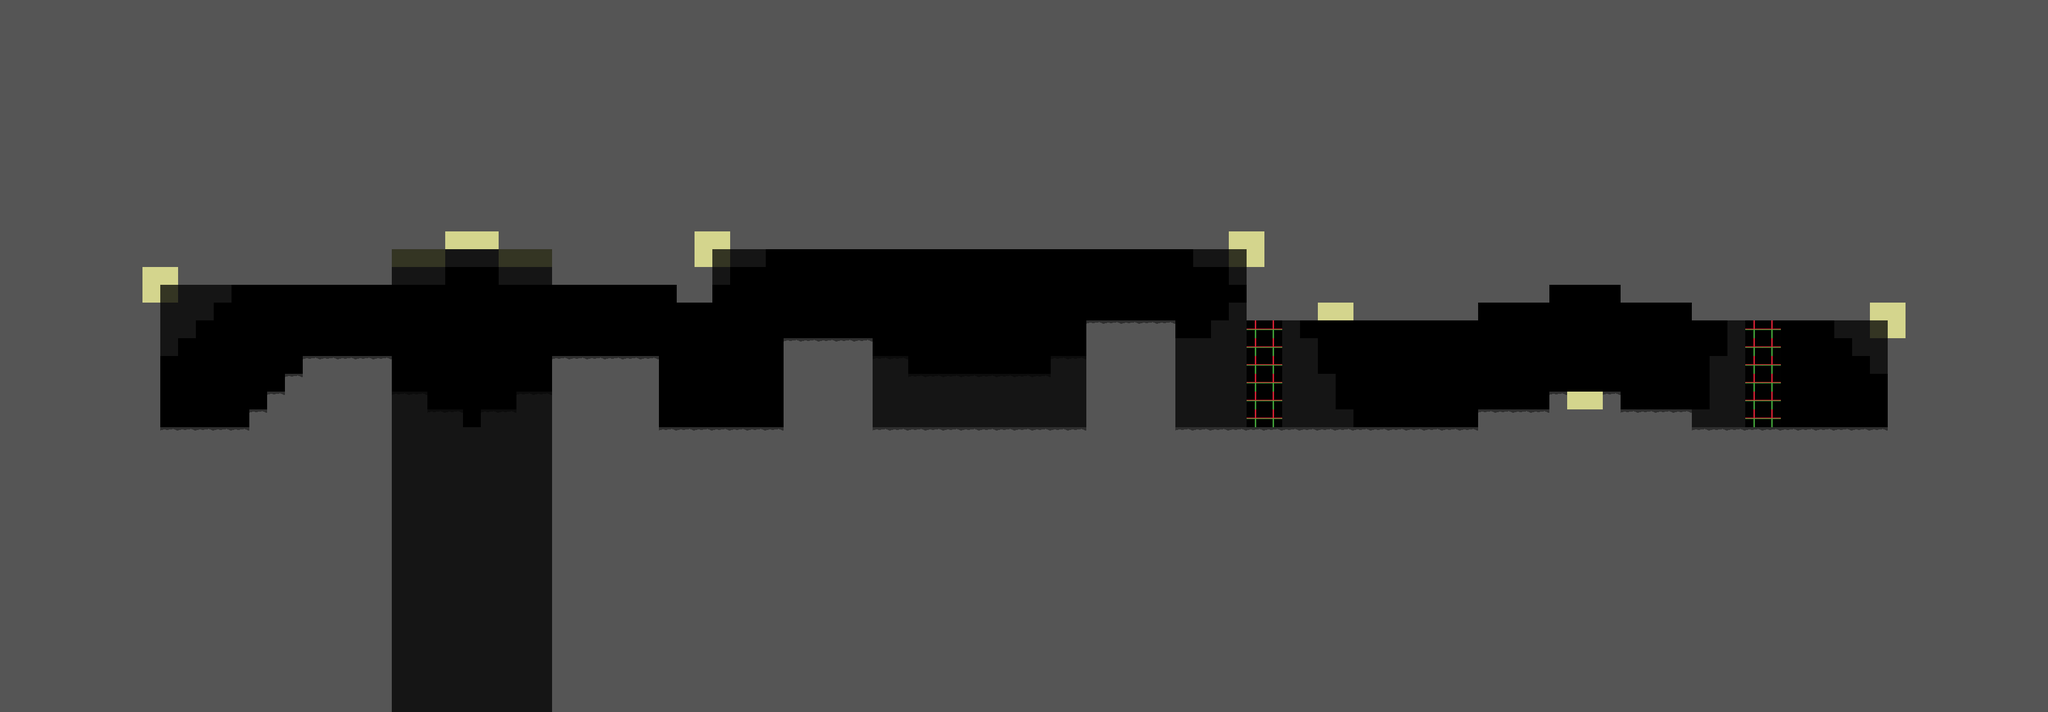

A 2D game scene composited from a Tiled map and its tileset images. What follows is a short description and the map's XML, with each tile layer's data collapsed to a summary:
An orthogonal 115x40 tile map with 32x32 px tiles, 2 tile layers (background, main) and 27 objects (11x text, 5x switch, 4x gate, 2x elevator, 2x checkpoint, ...).

<map version="1.0" tiledversion="1.0.3" orientation="orthogonal" renderorder="right-down" width="115" height="40" tilewidth="32" tileheight="32" nextobjectid="45">
 <properties>
  <property name="cameraHeight" type="float" value="0" />
  <property name="cameraWidth" type="float" value="25" />
 </properties>
 <tileset firstgid="1" source="../tileset.tsx" />
 <layer name="background" width="115" height="40" opacity="0.25">
  <data>[4600 cells, 284 non-empty, 3 distinct tile ids]</data>
 </layer>
 <layer name="main" width="115" height="40">
  <data>[4600 cells, 3805 non-empty, 4 distinct tile ids]</data>
 </layer>
 <objectgroup name="gateNetwork">
  <object id="8" name="elevator" type="elevator" x="1376" y="736" width="32" height="32">
   <properties>
    <property name="height" type="float" value="3" />
    <property name="id" type="int" value="1" />
    <property name="inverted" type="bool" value="false" />
    <property name="speed" type="float" value="3" />
   </properties>
  </object>
  <object id="10" name="switch" type="switch" x="1312" y="736" width="32" height="32">
   <properties>
    <property name="id" type="float" value="1" />
   </properties>
  </object>
  <object id="11" name="elevator" type="elevator" x="1920" y="736" width="32" height="32">
   <properties>
    <property name="height" type="float" value="3" />
    <property name="id" type="int" value="1" />
    <property name="inverted" type="bool" value="true" />
    <property name="speed" type="float" value="3" />
   </properties>
  </object>
  <object id="12" name="switch" type="switch" x="2176" y="736" width="32" height="32">
   <properties>
    <property name="id" type="float" value="2" />
   </properties>
  </object>
  <object id="14" name="gate" type="gate" x="2240" y="736" width="32" height="32">
   <properties>
    <property name="id" type="int" value="2" />
    <property name="inverted" type="bool" value="false" />
    <property name="speed" type="float" value="5" />
   </properties>
  </object>
  <object id="15" name="gate" type="gate" x="2272" y="736" width="32" height="32">
   <properties>
    <property name="id" type="int" value="2" />
    <property name="inverted" type="bool" value="false" />
    <property name="speed" type="float" value="5" />
   </properties>
  </object>
  <object id="16" name="gate" type="gate" x="3136" y="736" width="32" height="32">
   <properties>
    <property name="id" type="int" value="3" />
    <property name="inverted" type="bool" value="false" />
    <property name="speed" type="float" value="5" />
   </properties>
  </object>
  <object id="17" name="gate" type="gate" x="3168" y="736" width="32" height="32">
   <properties>
    <property name="id" type="int" value="3" />
    <property name="inverted" type="bool" value="false" />
    <property name="speed" type="float" value="5" />
   </properties>
  </object>
  <object id="18" name="switch" type="switch" x="2336" y="736" width="32" height="32">
   <properties>
    <property name="id" type="float" value="2" />
   </properties>
  </object>
  <object id="19" name="switch" type="switch" x="3072" y="736" width="32" height="32">
   <properties>
    <property name="id" type="float" value="3" />
   </properties>
  </object>
  <object id="20" name="switch" type="switch" x="3232" y="736" width="32" height="32">
   <properties>
    <property name="id" type="float" value="3" />
   </properties>
  </object>
 </objectgroup>
 <objectgroup name="area">
  <object id="5" name="darkZone" type="darkZone" x="2240" y="512" width="960" height="256" />
 </objectgroup>
 <objectgroup name="meta">
  <object id="6" name="checkpoint" type="checkpoint" x="1472" y="576" width="32" height="32" />
  <object id="7" name="spawn" type="spawn" x="352" y="736" width="32" height="32" />
  <object id="23" name="finish" type="finish" x="3296" y="736" width="32" height="32" />
  <object id="25" name="checkpoint" type="checkpoint" x="352" y="736" width="32" height="32" />
  <object id="34" type="text" x="295.167" y="652.5" width="189.667" height="19">
   <text>Review control in settings</text>
  </object>
  <object id="35" type="text" x="581.833" y="557.167" width="276.333" height="19">
   <text>Use the dash button to make the jump</text>
  </object>
  <object id="36" type="text" x="1237.17" y="652.5" width="119" height="19">
   <text>Shoot the switch </text>
  </object>
  <object id="37" type="text" x="1637.83" y="715.833" width="249.667" height="19">
   <text>If you're stuck, use respawn button</text>
  </object>
  <object id="38" type="text" x="1364.5" y="525.833" width="269.667" height="19">
   <text wrap="1">Activate the checkpoint by touching it</text>
  </object>
  <object id="39" type="text" x="1190.5" y="670.5" width="208.333" height="19">
   <text>They can open or close gates</text>
  </object>
  <object id="40" type="text" x="1920" y="459.333" width="249.667" height="19">
   <text>You're about to enter a dark zone</text>
  </object>
  <object id="41" type="text" x="1920" y="480" width="249.667" height="19">
   <text>They drain your light, if you're out</text>
  </object>
  <object id="42" type="text" x="1963.33" y="500.163" width="143" height="19">
   <text>of light, you'll die</text>
  </object>
  <object id="43" type="text" x="3230.5" y="651.833" width="129" height="19">
   <text>This is the finish</text>
  </object>
  <object id="44" type="text" x="3253.33" y="672" width="79" height="19">
   <text>Good luck!</text>
  </object>
 </objectgroup>
</map>
